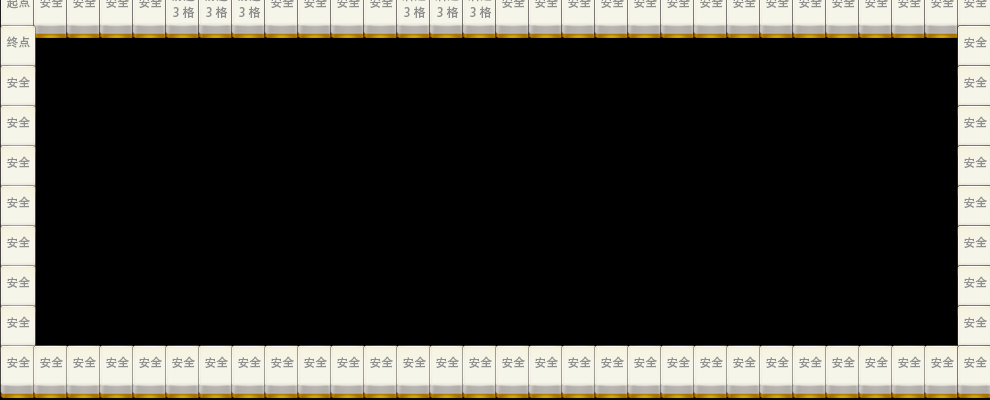

A level layout from a 2D game, rendered from its tile map. Below: a short description, then the map file with its tile-grid data intact:
An orthogonal 30x10 tile map with 33x40 px tiles, 1 tile layer (table1), 5 tilesets.

<map version="1.2" tiledversion="1.3.2" orientation="orthogonal" renderorder="right-down" compressionlevel="0" width="30" height="10" tilewidth="33" tileheight="40" infinite="0" nextlayerid="2" nextobjectid="1">
 <tileset firstgid="1" source="tile4.tsx" />
 <tileset firstgid="2" source="tile5.tsx" />
 <tileset firstgid="3" source="tile3.tsx" />
 <tileset firstgid="4" source="tile1.tsx" />
 <tileset firstgid="5" source="tile2.tsx" />
 <layer id="1" name="table1" width="30" height="10">
  <properties>
   <property name="info" value="maptable" />
  </properties>
  <data encoding="csv">
1,3,3,3,3,4,4,4,3,3,3,3,5,5,5,3,3,3,3,3,3,3,3,3,3,3,3,3,3,3,
2,0,0,0,0,0,0,0,0,0,0,0,0,0,0,0,0,0,0,0,0,0,0,0,0,0,0,0,0,3,
3,0,0,0,0,0,0,0,0,0,0,0,0,0,0,0,0,0,0,0,0,0,0,0,0,0,0,0,0,3,
3,0,0,0,0,0,0,0,0,0,0,0,0,0,0,0,0,0,0,0,0,0,0,0,0,0,0,0,0,3,
3,0,0,0,0,0,0,0,0,0,0,0,0,0,0,0,0,0,0,0,0,0,0,0,0,0,0,0,0,3,
3,0,0,0,0,0,0,0,0,0,0,0,0,0,0,0,0,0,0,0,0,0,0,0,0,0,0,0,0,3,
3,0,0,0,0,0,0,0,0,0,0,0,0,0,0,0,0,0,0,0,0,0,0,0,0,0,0,0,0,3,
3,0,0,0,0,0,0,0,0,0,0,0,0,0,0,0,0,0,0,0,0,0,0,0,0,0,0,0,0,3,
3,0,0,0,0,0,0,0,0,0,0,0,0,0,0,0,0,0,0,0,0,0,0,0,0,0,0,0,0,3,
3,3,3,3,3,3,3,3,3,3,3,3,3,3,3,3,3,3,3,3,3,3,3,3,3,3,3,3,3,3
</data>
 </layer>
</map>